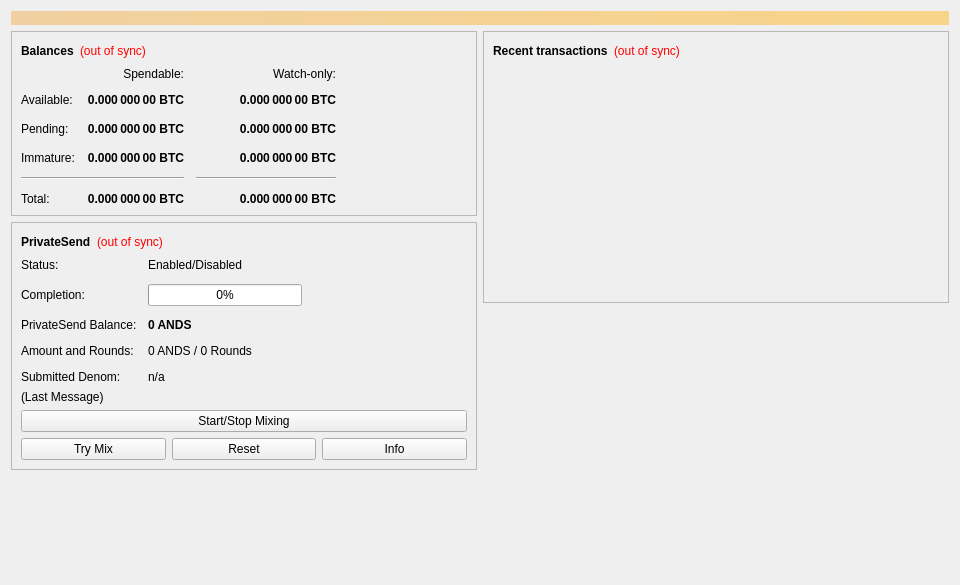
<?xml version="1.0" encoding="UTF-8"?>
<ui version="4.0">
 <class>OverviewPage</class>
 <widget class="QWidget" name="OverviewPage">
  <property name="geometry">
   <rect>
    <x>0</x>
    <y>0</y>
    <width>960</width>
    <height>585</height>
   </rect>
  </property>
  <property name="minimumSize">
   <size>
    <width>960</width>
    <height>0</height>
   </size>
  </property>
  <property name="windowTitle">
   <string>Form</string>
  </property>
  <layout class="QVBoxLayout" name="topLayout">
   <item>
    <widget class="QLabel" name="labelAlerts">
     <property name="visible">
      <bool>false</bool>
     </property>
     <property name="styleSheet">
      <string notr="true">background-color: qlineargradient(x1: 0, y1: 0, x2: 1, y2: 0, stop:0 #F0D0A0, stop:1 #F8D488); color:#000000;</string>
     </property>
     <property name="wordWrap">
      <bool>true</bool>
     </property>
     <property name="margin">
      <number>3</number>
     </property>
    </widget>
   </item>
   <item>
    <layout class="QHBoxLayout" name="horizontalLayout" stretch="1,1">
     <item>
      <layout class="QVBoxLayout" name="verticalLayout_2">
       <item>
        <widget class="QFrame" name="frame">
         <property name="frameShape">
          <enum>QFrame::StyledPanel</enum>
         </property>
         <property name="frameShadow">
          <enum>QFrame::Raised</enum>
         </property>
         <layout class="QVBoxLayout" name="verticalLayout_4">
          <item>
           <layout class="QHBoxLayout" name="horizontalLayout_4">
            <item>
             <widget class="QLabel" name="label_5">
              <property name="font">
               <font>
                <weight>75</weight>
                <bold>true</bold>
               </font>
              </property>
              <property name="text">
               <string>Balances</string>
              </property>
             </widget>
            </item>
            <item>
             <widget class="QLabel" name="labelWalletStatus">
              <property name="toolTip">
               <string>The displayed information may be out of date. Your wallet automatically synchronizes with the Anodos network after a connection is established, but this process has not completed yet.</string>
              </property>
              <property name="styleSheet">
               <string notr="true">QLabel { color: red; }</string>
              </property>
              <property name="text">
               <string notr="true">(out of sync)</string>
              </property>
              <property name="alignment">
               <set>Qt::AlignLeading|Qt::AlignLeft|Qt::AlignVCenter</set>
              </property>
             </widget>
            </item>
            <item>
             <spacer name="horizontalSpacer_3">
              <property name="orientation">
               <enum>Qt::Horizontal</enum>
              </property>
              <property name="sizeHint" stdset="0">
               <size>
                <width>40</width>
                <height>20</height>
               </size>
              </property>
             </spacer>
            </item>
           </layout>
          </item>
          <item>
           <layout class="QGridLayout" name="gridLayout">
            <property name="spacing">
             <number>12</number>
            </property>
            <item row="2" column="2">
             <widget class="QLabel" name="labelWatchPending">
              <property name="font">
               <font>
                <weight>75</weight>
                <bold>true</bold>
               </font>
              </property>
              <property name="cursor">
               <cursorShape>IBeamCursor</cursorShape>
              </property>
              <property name="toolTip">
               <string>Unconfirmed transactions to watch-only addresses</string>
              </property>
              <property name="text">
               <string notr="true">0.000 000 00 BTC</string>
              </property>
              <property name="alignment">
               <set>Qt::AlignRight|Qt::AlignTrailing|Qt::AlignVCenter</set>
              </property>
              <property name="textInteractionFlags">
               <set>Qt::LinksAccessibleByMouse|Qt::TextSelectableByKeyboard|Qt::TextSelectableByMouse</set>
              </property>
             </widget>
            </item>
            <item row="2" column="1">
             <widget class="QLabel" name="labelUnconfirmed">
              <property name="font">
               <font>
                <weight>75</weight>
                <bold>true</bold>
               </font>
              </property>
              <property name="cursor">
               <cursorShape>IBeamCursor</cursorShape>
              </property>
              <property name="toolTip">
               <string>Total of transactions that have yet to be confirmed, and do not yet count toward the spendable balance</string>
              </property>
              <property name="text">
               <string notr="true">0.000 000 00 BTC</string>
              </property>
              <property name="alignment">
               <set>Qt::AlignRight|Qt::AlignTrailing|Qt::AlignVCenter</set>
              </property>
              <property name="textInteractionFlags">
               <set>Qt::LinksAccessibleByMouse|Qt::TextSelectableByKeyboard|Qt::TextSelectableByMouse</set>
              </property>
             </widget>
            </item>
            <item row="3" column="2">
             <widget class="QLabel" name="labelWatchImmature">
              <property name="font">
               <font>
                <weight>75</weight>
                <bold>true</bold>
               </font>
              </property>
              <property name="cursor">
               <cursorShape>IBeamCursor</cursorShape>
              </property>
              <property name="toolTip">
               <string>Mined balance in watch-only addresses that has not yet matured</string>
              </property>
              <property name="text">
               <string notr="true">0.000 000 00 BTC</string>
              </property>
              <property name="alignment">
               <set>Qt::AlignRight|Qt::AlignTrailing|Qt::AlignVCenter</set>
              </property>
              <property name="textInteractionFlags">
               <set>Qt::LinksAccessibleByMouse|Qt::TextSelectableByKeyboard|Qt::TextSelectableByMouse</set>
              </property>
             </widget>
            </item>
            <item row="4" column="0" colspan="2">
             <widget class="Line" name="lineSpendableBalance">
              <property name="orientation">
               <enum>Qt::Horizontal</enum>
              </property>
             </widget>
            </item>
            <item row="4" column="2">
             <widget class="Line" name="lineWatchBalance">
              <property name="sizePolicy">
               <sizepolicy hsizetype="Preferred" vsizetype="Fixed">
                <horstretch>0</horstretch>
                <verstretch>0</verstretch>
               </sizepolicy>
              </property>
              <property name="minimumSize">
               <size>
                <width>140</width>
                <height>0</height>
               </size>
              </property>
              <property name="orientation">
               <enum>Qt::Horizontal</enum>
              </property>
             </widget>
            </item>
            <item row="5" column="0">
             <widget class="QLabel" name="labelTotalText">
              <property name="text">
               <string>Total:</string>
              </property>
             </widget>
            </item>
            <item row="3" column="1">
             <widget class="QLabel" name="labelImmature">
              <property name="font">
               <font>
                <weight>75</weight>
                <bold>true</bold>
               </font>
              </property>
              <property name="cursor">
               <cursorShape>IBeamCursor</cursorShape>
              </property>
              <property name="toolTip">
               <string>Mined balance that has not yet matured</string>
              </property>
              <property name="text">
               <string notr="true">0.000 000 00 BTC</string>
              </property>
              <property name="alignment">
               <set>Qt::AlignRight|Qt::AlignTrailing|Qt::AlignVCenter</set>
              </property>
              <property name="textInteractionFlags">
               <set>Qt::LinksAccessibleByMouse|Qt::TextSelectableByKeyboard|Qt::TextSelectableByMouse</set>
              </property>
             </widget>
            </item>
            <item row="2" column="3">
             <spacer name="horizontalSpacer_2">
              <property name="orientation">
               <enum>Qt::Horizontal</enum>
              </property>
              <property name="sizeHint" stdset="0">
               <size>
                <width>40</width>
                <height>20</height>
               </size>
              </property>
             </spacer>
            </item>
            <item row="3" column="0">
             <widget class="QLabel" name="labelImmatureText">
              <property name="text">
               <string>Immature:</string>
              </property>
             </widget>
            </item>
            <item row="5" column="1">
             <widget class="QLabel" name="labelTotal">
              <property name="font">
               <font>
                <weight>75</weight>
                <bold>true</bold>
               </font>
              </property>
              <property name="cursor">
               <cursorShape>IBeamCursor</cursorShape>
              </property>
              <property name="toolTip">
               <string>Your current total balance</string>
              </property>
              <property name="text">
               <string notr="true">0.000 000 00 BTC</string>
              </property>
              <property name="alignment">
               <set>Qt::AlignRight|Qt::AlignTrailing|Qt::AlignVCenter</set>
              </property>
              <property name="textInteractionFlags">
               <set>Qt::LinksAccessibleByMouse|Qt::TextSelectableByKeyboard|Qt::TextSelectableByMouse</set>
              </property>
             </widget>
            </item>
            <item row="5" column="2">
             <widget class="QLabel" name="labelWatchTotal">
              <property name="font">
               <font>
                <weight>75</weight>
                <bold>true</bold>
               </font>
              </property>
              <property name="cursor">
               <cursorShape>IBeamCursor</cursorShape>
              </property>
              <property name="toolTip">
               <string>Current total balance in watch-only addresses</string>
              </property>
              <property name="text">
               <string notr="true">0.000 000 00 BTC</string>
              </property>
              <property name="alignment">
               <set>Qt::AlignRight|Qt::AlignTrailing|Qt::AlignVCenter</set>
              </property>
              <property name="textInteractionFlags">
               <set>Qt::LinksAccessibleByMouse|Qt::TextSelectableByKeyboard|Qt::TextSelectableByMouse</set>
              </property>
             </widget>
            </item>
            <item row="0" column="2">
             <widget class="QLabel" name="labelWatchonly">
              <property name="text">
               <string>Watch-only:</string>
              </property>
              <property name="alignment">
               <set>Qt::AlignRight|Qt::AlignTrailing|Qt::AlignVCenter</set>
              </property>
             </widget>
            </item>
            <item row="1" column="0">
             <widget class="QLabel" name="labelBalanceText">
              <property name="text">
               <string>Available:</string>
              </property>
             </widget>
            </item>
            <item row="1" column="1">
             <widget class="QLabel" name="labelBalance">
              <property name="font">
               <font>
                <weight>75</weight>
                <bold>true</bold>
               </font>
              </property>
              <property name="cursor">
               <cursorShape>IBeamCursor</cursorShape>
              </property>
              <property name="toolTip">
               <string>Your current spendable balance</string>
              </property>
              <property name="text">
               <string notr="true">0.000 000 00 BTC</string>
              </property>
              <property name="alignment">
               <set>Qt::AlignRight|Qt::AlignTrailing|Qt::AlignVCenter</set>
              </property>
              <property name="textInteractionFlags">
               <set>Qt::LinksAccessibleByMouse|Qt::TextSelectableByKeyboard|Qt::TextSelectableByMouse</set>
              </property>
             </widget>
            </item>
            <item row="1" column="2">
             <widget class="QLabel" name="labelWatchAvailable">
              <property name="font">
               <font>
                <weight>75</weight>
                <bold>true</bold>
               </font>
              </property>
              <property name="cursor">
               <cursorShape>IBeamCursor</cursorShape>
              </property>
              <property name="toolTip">
               <string>Your current balance in watch-only addresses</string>
              </property>
              <property name="text">
               <string notr="true">0.000 000 00 BTC</string>
              </property>
              <property name="alignment">
               <set>Qt::AlignRight|Qt::AlignTrailing|Qt::AlignVCenter</set>
              </property>
              <property name="textInteractionFlags">
               <set>Qt::LinksAccessibleByMouse|Qt::TextSelectableByKeyboard|Qt::TextSelectableByMouse</set>
              </property>
             </widget>
            </item>
            <item row="2" column="0">
             <widget class="QLabel" name="labelPendingText">
              <property name="text">
               <string>Pending:</string>
              </property>
             </widget>
            </item>
            <item row="0" column="1">
             <widget class="QLabel" name="labelSpendable">
              <property name="text">
               <string>Spendable:</string>
              </property>
              <property name="alignment">
               <set>Qt::AlignRight|Qt::AlignTrailing|Qt::AlignVCenter</set>
              </property>
             </widget>
            </item>
           </layout>
          </item>
         </layout>
        </widget>
       </item>
       <item>
        <widget class="QFrame" name="framePrivateSend">
         <property name="layoutDirection">
          <enum>Qt::LeftToRight</enum>
         </property>
         <property name="frameShape">
          <enum>QFrame::StyledPanel</enum>
         </property>
         <property name="frameShadow">
          <enum>QFrame::Raised</enum>
         </property>
         <layout class="QVBoxLayout" name="VerticalLayout_PS1">
          <item>
           <layout class="QHBoxLayout" name="horizontalLayout_5">
            <item>
             <widget class="QLabel" name="labelPrivateSendHeader">
              <property name="font">
               <font>
                <weight>75</weight>
                <bold>true</bold>
               </font>
              </property>
              <property name="text">
               <string>PrivateSend</string>
              </property>
             </widget>
            </item>
            <item>
             <widget class="QLabel" name="labelPrivateSendSyncStatus">
              <property name="toolTip">
               <string>The displayed information may be out of date. Your wallet automatically synchronizes with the Anodos network after a connection is established, but this process has not completed yet.</string>
              </property>
              <property name="styleSheet">
               <string notr="true">QLabel { color: red; }</string>
              </property>
              <property name="text">
               <string notr="true">(out of sync)</string>
              </property>
              <property name="alignment">
               <set>Qt::AlignLeading|Qt::AlignLeft|Qt::AlignVCenter</set>
              </property>
             </widget>
            </item>
            <item>
             <spacer name="horizontalSpacer_4">
              <property name="orientation">
               <enum>Qt::Horizontal</enum>
              </property>
              <property name="sizeHint" stdset="0">
               <size>
                <width>40</width>
                <height>20</height>
               </size>
              </property>
             </spacer>
            </item>
           </layout>
          </item>
          <item>
           <layout class="QFormLayout" name="privateSendFormLayout">
            <property name="fieldGrowthPolicy">
             <enum>QFormLayout::AllNonFixedFieldsGrow</enum>
            </property>
            <property name="horizontalSpacing">
             <number>11</number>
            </property>
            <property name="verticalSpacing">
             <number>12</number>
            </property>
            <item row="0" column="0">
             <widget class="QLabel" name="labelPrivateSendEnabledText">
              <property name="text">
               <string>Status:</string>
              </property>
             </widget>
            </item>
            <item row="0" column="1">
             <widget class="QLabel" name="labelPrivateSendEnabled">
              <property name="text">
               <string>Enabled/Disabled</string>
              </property>
             </widget>
            </item>
            <item row="1" column="0">
             <widget class="QLabel" name="labelCompletitionText">
              <property name="text">
               <string>Completion:</string>
              </property>
             </widget>
            </item>
            <item row="1" column="1">
             <widget class="QProgressBar" name="privateSendProgress">
              <property name="maximumSize">
               <size>
                <width>154</width>
                <height>16777215</height>
               </size>
              </property>
              <property name="value">
               <number>0</number>
              </property>
             </widget>
            </item>
            <item row="2" column="0">
             <widget class="QLabel" name="labelAnonymizedText">
              <property name="text">
               <string>PrivateSend Balance:</string>
              </property>
             </widget>
            </item>
            <item row="2" column="1">
             <widget class="QLabel" name="labelAnonymized">
              <property name="font">
               <font>
                <weight>75</weight>
                <bold>true</bold>
               </font>
              </property>
              <property name="text">
               <string notr="true">0 ANDS</string>
              </property>
             </widget>
            </item>
            <item row="3" column="0">
             <widget class="QLabel" name="labelAmountAndRoundsText">
              <property name="text">
               <string>Amount and Rounds:</string>
              </property>
             </widget>
            </item>
            <item row="3" column="1">
             <widget class="QLabel" name="labelAmountRounds">
              <property name="text">
               <string>0 ANDS / 0 Rounds</string>
              </property>
             </widget>
            </item>
            <item row="4" column="0">
             <widget class="QLabel" name="labelSubmittedDenomText">
              <property name="text">
               <string>Submitted Denom:</string>
              </property>
             </widget>
            </item>
            <item row="4" column="1">
             <widget class="QLabel" name="labelSubmittedDenom">
              <property name="toolTip">
               <string>The denominations you submitted to the Masternode.&lt;br&gt;To mix, other users must submit the exact same denominations.</string>
              </property>
              <property name="text">
               <string>n/a</string>
              </property>
             </widget>
            </item>
           </layout>
          </item>
          <item>
           <layout class="QVBoxLayout" name="VerticalLayout_PS">
            <item>
             <widget class="QLabel" name="labelPrivateSendLastMessage">
              <property name="text">
               <string>(Last Message)</string>
              </property>
              <property name="alignment">
               <set>Qt::AlignLeading|Qt::AlignLeft|Qt::AlignTop</set>
              </property>
              <property name="wordWrap">
               <bool>true</bool>
              </property>
             </widget>
            </item>
            <item>
             <widget class="QPushButton" name="togglePrivateSend">
              <property name="sizePolicy">
               <sizepolicy hsizetype="MinimumExpanding" vsizetype="Fixed">
                <horstretch>0</horstretch>
                <verstretch>0</verstretch>
               </sizepolicy>
              </property>
              <property name="text">
               <string>Start/Stop Mixing</string>
              </property>
             </widget>
            </item>
            <item>
             <layout class="QHBoxLayout" name="horizontalLayout_debugbuttons">
              <item>
               <widget class="QPushButton" name="privateSendAuto">
                <property name="sizePolicy">
                 <sizepolicy hsizetype="MinimumExpanding" vsizetype="Fixed">
                  <horstretch>0</horstretch>
                  <verstretch>0</verstretch>
                 </sizepolicy>
                </property>
                <property name="toolTip">
                 <string>Try to manually submit a PrivateSend request.</string>
                </property>
                <property name="text">
                 <string>Try Mix</string>
                </property>
               </widget>
              </item>
              <item>
               <widget class="QPushButton" name="privateSendReset">
                <property name="sizePolicy">
                 <sizepolicy hsizetype="MinimumExpanding" vsizetype="Fixed">
                  <horstretch>0</horstretch>
                  <verstretch>0</verstretch>
                 </sizepolicy>
                </property>
                <property name="toolTip">
                 <string>Reset the current status of PrivateSend (can interrupt PrivateSend if it's in the process of Mixing, which can cost you money!)</string>
                </property>
                <property name="autoFillBackground">
                 <bool>false</bool>
                </property>
                <property name="text">
                 <string>Reset</string>
                </property>
               </widget>
              </item>
              <item>
               <widget class="QPushButton" name="privateSendInfo">
                <property name="sizePolicy">
                 <sizepolicy hsizetype="MinimumExpanding" vsizetype="Fixed">
                  <horstretch>0</horstretch>
                  <verstretch>0</verstretch>
                 </sizepolicy>
                </property>
                <property name="toolTip">
                 <string>Information about PrivateSend and Mixing</string>
                </property>
                <property name="text">
                 <string>Info</string>
                </property>
               </widget>
              </item>
             </layout>
            </item>
           </layout>
          </item>
         </layout>
        </widget>
       </item>
       <item>
        <spacer name="verticalSpacer">
         <property name="orientation">
          <enum>Qt::Vertical</enum>
         </property>
         <property name="sizeHint" stdset="0">
          <size>
           <width>20</width>
           <height>40</height>
          </size>
         </property>
        </spacer>
       </item>
      </layout>
     </item>
     <item>
      <layout class="QVBoxLayout" name="verticalLayout_3">
       <item>
        <widget class="QFrame" name="frame_2">
         <property name="frameShape">
          <enum>QFrame::StyledPanel</enum>
         </property>
         <property name="frameShadow">
          <enum>QFrame::Raised</enum>
         </property>
         <layout class="QVBoxLayout" name="verticalLayout">
          <item>
           <layout class="QHBoxLayout" name="horizontalLayout_2">
            <item>
             <widget class="QLabel" name="label_4">
              <property name="font">
               <font>
                <weight>75</weight>
                <bold>true</bold>
               </font>
              </property>
              <property name="text">
               <string>Recent transactions</string>
              </property>
             </widget>
            </item>
            <item>
             <widget class="QLabel" name="labelTransactionsStatus">
              <property name="toolTip">
               <string>The displayed information may be out of date. Your wallet automatically synchronizes with the Anodos network after a connection is established, but this process has not completed yet.</string>
              </property>
              <property name="styleSheet">
               <string notr="true">QLabel { color: red; }</string>
              </property>
              <property name="text">
               <string notr="true">(out of sync)</string>
              </property>
              <property name="alignment">
               <set>Qt::AlignLeading|Qt::AlignLeft|Qt::AlignVCenter</set>
              </property>
             </widget>
            </item>
            <item>
             <spacer name="horizontalSpacer">
              <property name="orientation">
               <enum>Qt::Horizontal</enum>
              </property>
              <property name="sizeHint" stdset="0">
               <size>
                <width>40</width>
                <height>20</height>
               </size>
              </property>
             </spacer>
            </item>
           </layout>
          </item>
          <item>
           <widget class="QListView" name="listTransactions">
            <property name="styleSheet">
             <string notr="true">QListView { background: transparent; }</string>
            </property>
            <property name="frameShape">
             <enum>QFrame::NoFrame</enum>
            </property>
            <property name="verticalScrollBarPolicy">
             <enum>Qt::ScrollBarAlwaysOff</enum>
            </property>
            <property name="horizontalScrollBarPolicy">
             <enum>Qt::ScrollBarAlwaysOff</enum>
            </property>
            <property name="selectionMode">
             <enum>QAbstractItemView::NoSelection</enum>
            </property>
           </widget>
          </item>
         </layout>
        </widget>
       </item>
       <item>
        <spacer name="verticalSpacer_2">
         <property name="orientation">
          <enum>Qt::Vertical</enum>
         </property>
         <property name="sizeHint" stdset="0">
          <size>
           <width>20</width>
           <height>40</height>
          </size>
         </property>
        </spacer>
       </item>
      </layout>
     </item>
    </layout>
   </item>
  </layout>
 </widget>
 <resources/>
 <connections/>
</ui>
